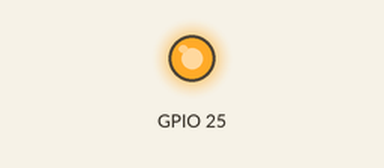
A program run on a simulated Raspberry Pi (BCM pin numbers). On the bench: output pins drawn as LEDs (lit = HIGH). No radio messages arrive unless stated (any console line starting 'radio sent:' is added by the test bench); the clock reads 2024-03-15 10:24:30 at power-on unless the program sets it; library files of the repository ran but are not shown: lib_nrf24.py; what the program prints to the terminal is not drawn.

Above: at 1.0 s.
At 3.5 s:
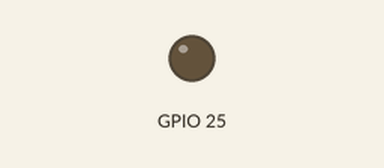
Timing chart, 0 to 6.5 s (numbered marks = the images above):
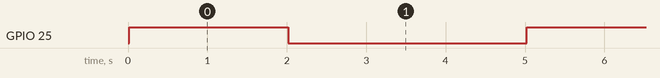

Measured:
- by itself, GPIO 25: alternates HIGH for 2.0 s and LOW for 3.0 s

The program:

sendArduino1.0.py
```python
import RPi.GPIO as GPIO  # import gpio
import time      #import time library
import spidev
from lib_nrf24 import NRF24   #import NRF24 library

GPIO.setmode(GPIO.BCM)       # set the gpio mode

  # set the pipe address. this address shoeld be entered on the receiver alo
pipes = [[0xE0, 0xE0, 0xF1, 0xF1, 0xE0], [0xF1, 0xF1, 0xF0, 0xF0, 0xE0]]
radio = NRF24(GPIO, spidev.SpiDev())   # use the gpio pins
radio.begin(0, 25)   # start the radio and set the ce,csn pin ce= GPIO08, csn= GPIO25
radio.setPayloadSize(32)  #set the payload size as 32 bytes
radio.setChannel(0x76) # set the channel as 76 hex
radio.setDataRate(NRF24.BR_1MBPS)    # set radio data rate
radio.setPALevel(NRF24.PA_MIN)  # set PA level

radio.setAutoAck(True)       # set acknowledgement as true
radio.enableDynamicPayloads()
radio.enableAckPayload()

radio.openWritingPipe(pipes[0])     # open the defined pipe for writing
radio.printDetails()      # print basic detals of radio

sendMessage = list("Hi..Arduino UNO")  #the message to be sent
while len(sendMessage) < 32:
    sendMessage.append(0)

while True:
    start = time.time()      #start the time for checking delivery time
    radio.write(sendMessage)   # just write the message to radio
    print("Sent the message: {}".format(sendMessage))  # print a message after succesfull send
    radio.startListening()        # Start listening the radio

    while not radio.available(0):
        time.sleep(1/100)
        if time.time() - start > 2:
            print("Timed out.")  # print errror message if radio disconnected or not functioning anymore
            break

    radio.stopListening()     # close radio
    time.sleep(3)  # give delay of 3 seconds
```
